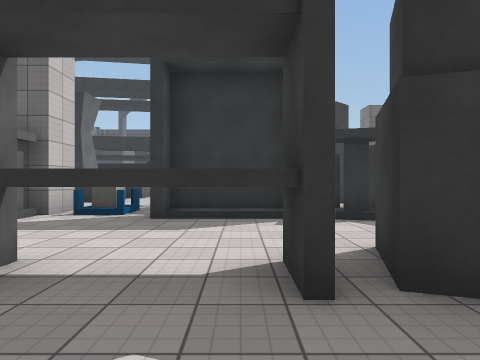
view 1 (above)

24 first-person views from a walk through a Unity game level. The camera is 1.4 m above the floor, looks level and sees 75° across. The floor is counted in squares, 2 m on a side. Each view is taken from the middle of a square. On the plan, view 1 faces up. The plan holds only what a view shows up to about 10 squares ahead; the rest is blank. The place goes on beyond the plan. Surface patterns are stand-ins for the level's own textures.

view 2
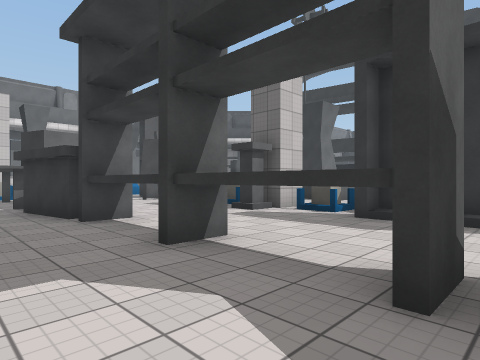

view 3
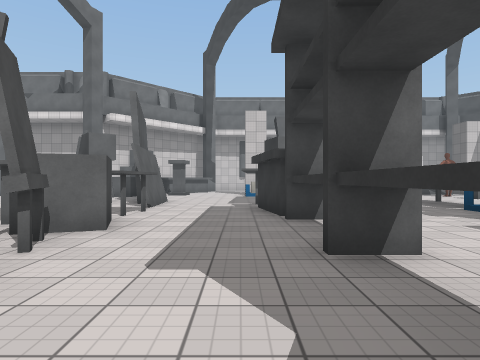

view 4
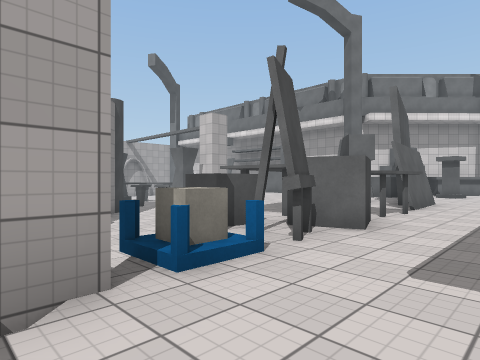

view 5
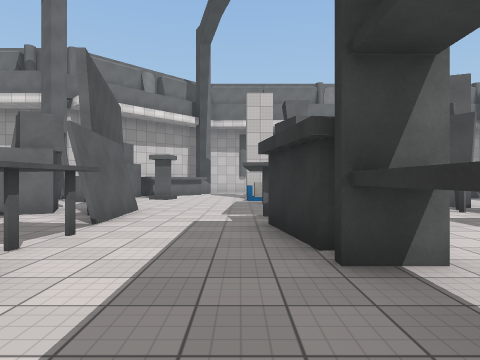

view 6
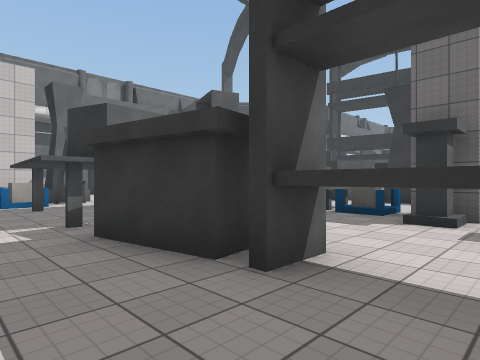

view 7
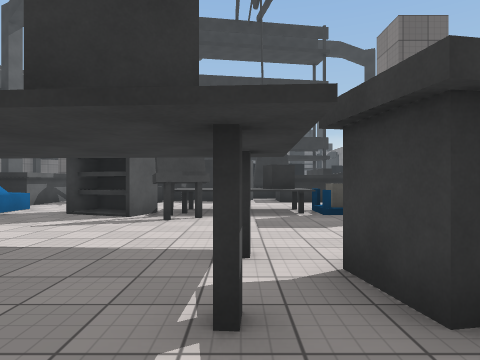

view 8
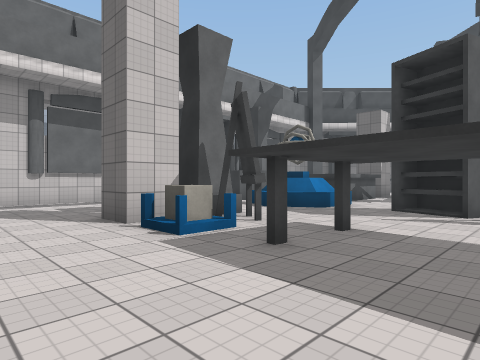

view 9
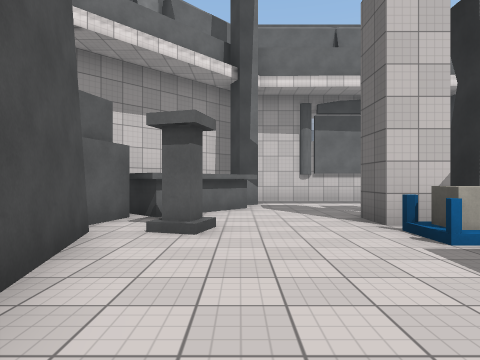

view 10
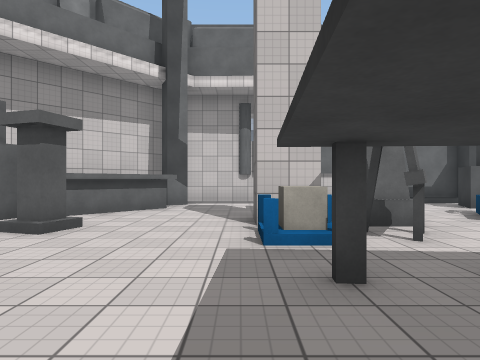

view 11
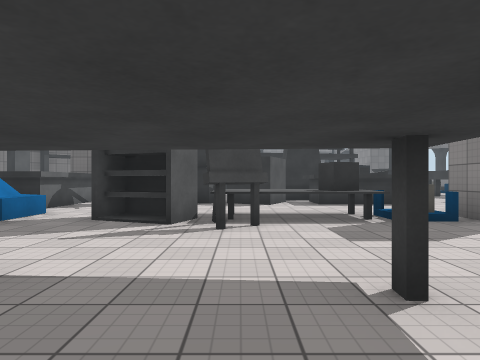

view 12
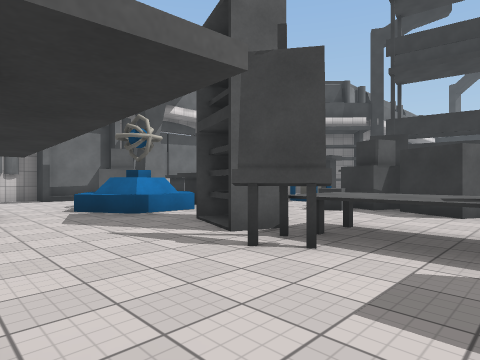

view 13
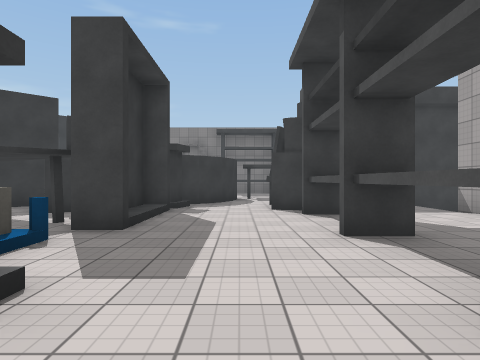

view 14
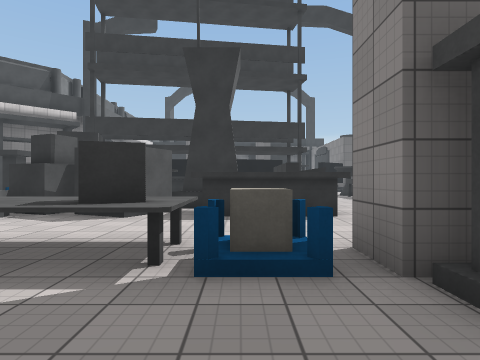

view 15
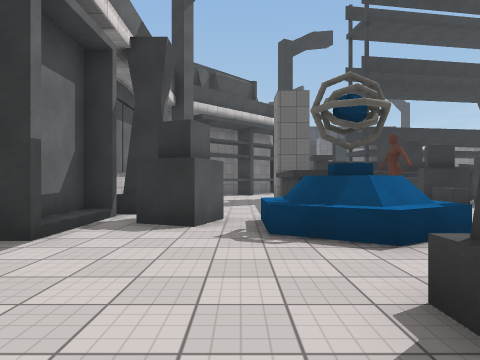

view 16
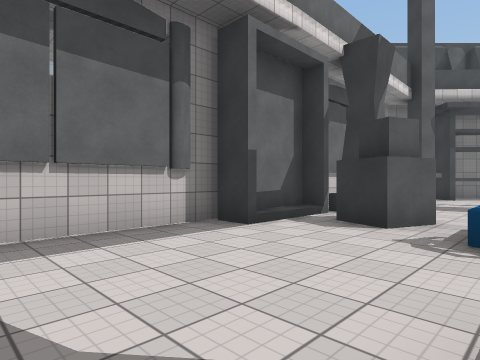

view 17
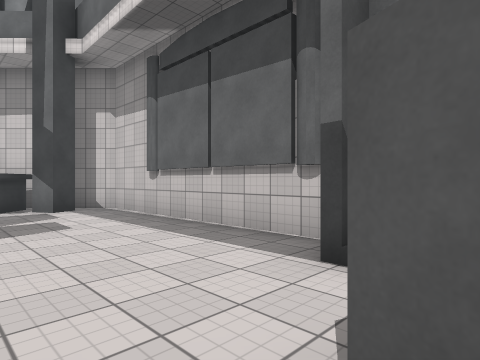

view 18
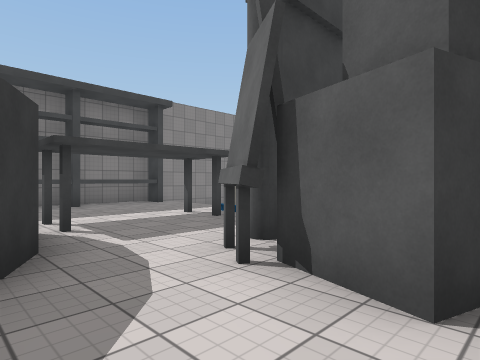

view 19
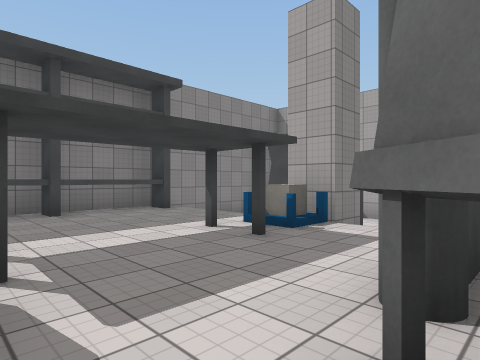

view 20
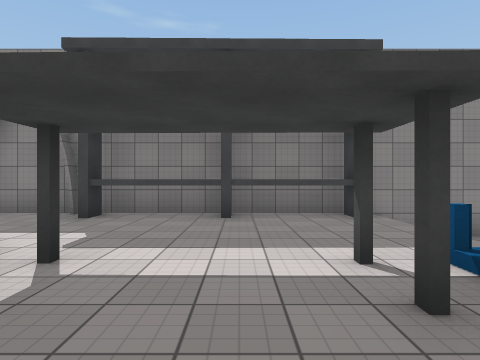

view 21
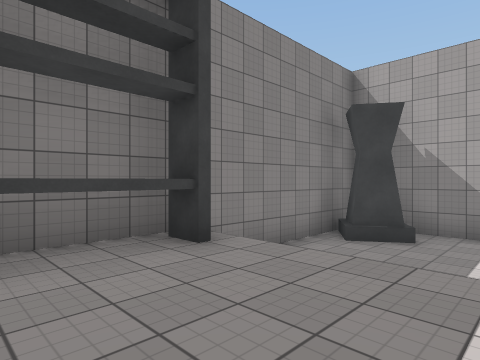

view 22
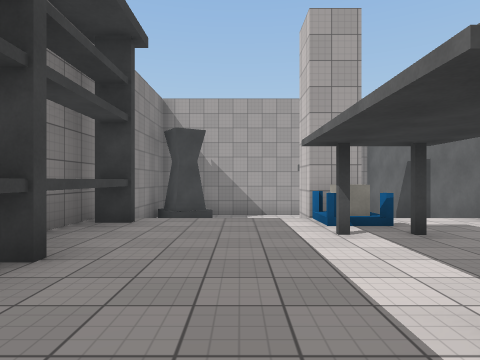

view 23
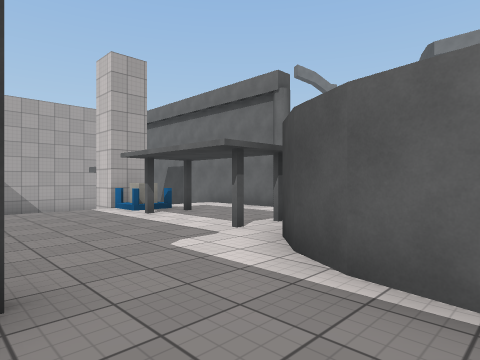

view 24
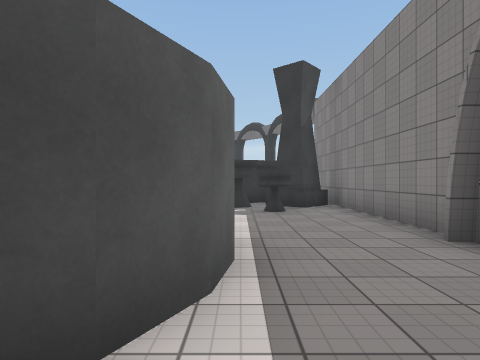

### Floor plan
Key: @ floor where view 1 was taken; # wall or solid block; x gap in a wall; . floor; = window, fence, low wall or low ledge; ^ raised ledge; v drop or lower ground; T thing the floor can be seen under or through.
Columns run from 20 left of view 1 to 11 right of it. Each row starts with its distance up from view 1.
 14                             ####
 13   x.                        .###
 12    .. #      x              ####
 11 #  ..##..#####   .          .#.#
 10 #  ..##..^..#####.    #.    ...#
  9   #..##...........    ##    ...#
  8  #.#.^=..............###    ...#
  7  #.#.^#^.#.^^#^.#^##.###   #...#
  6 ##...^^^.###....#.#######  #...#
  5 #.......................## #..##
  4 #........................###..^#
  3 #.....##....#.........##......^#
  2 #.....#^.....##TTTTTT.##......^#
  1 #...........#......... #..#...^#
  0 #...................@. #..^...^#
 -1 ####........###.###.##v#vv#vvvv#
 -2   ###.#..  ########=#  vv #v   #
 -3     #######     ###v   vv v vvv#
 -4                    v    v v vv##
 -5                  vvv    v vvv###

Where each view was taken, in squares from view 1:
view 1: 0 up, 0 right, facing up
view 2: 0 up, 1 right, facing up-left
view 3: 1 up, 1 right, facing left
view 4: 1 up, 1 right, facing down-left
view 5: 1 up, 2 left, facing left
view 6: 0 up, 3 left, facing up-left
view 7: 0 up, 8 left, facing up
view 8: 1 down, 9 left, facing up-left
view 9: 1 down, 9 left, facing left
view 10: 1 up, 9 left, facing left
view 11: 1 up, 9 left, facing up
view 12: 3 up, 7 left, facing up-left
view 13: 4 up, 6 left, facing right
view 14: 4 up, 6 left, facing up
view 15: 2 up, 16 left, facing up
view 16: 2 up, 15 left, facing up-left
view 17: 7 up, 16 left, facing down-left
view 18: 5 up, 1 right, facing down-right
view 19: 4 up, 3 right, facing down-right
view 20: 2 up, 4 right, facing right
view 21: 2 up, 7 right, facing down-right
view 22: 5 up, 8 right, facing down
view 23: 7 up, 10 right, facing down-left
view 24: 4 up, 8 right, facing up
